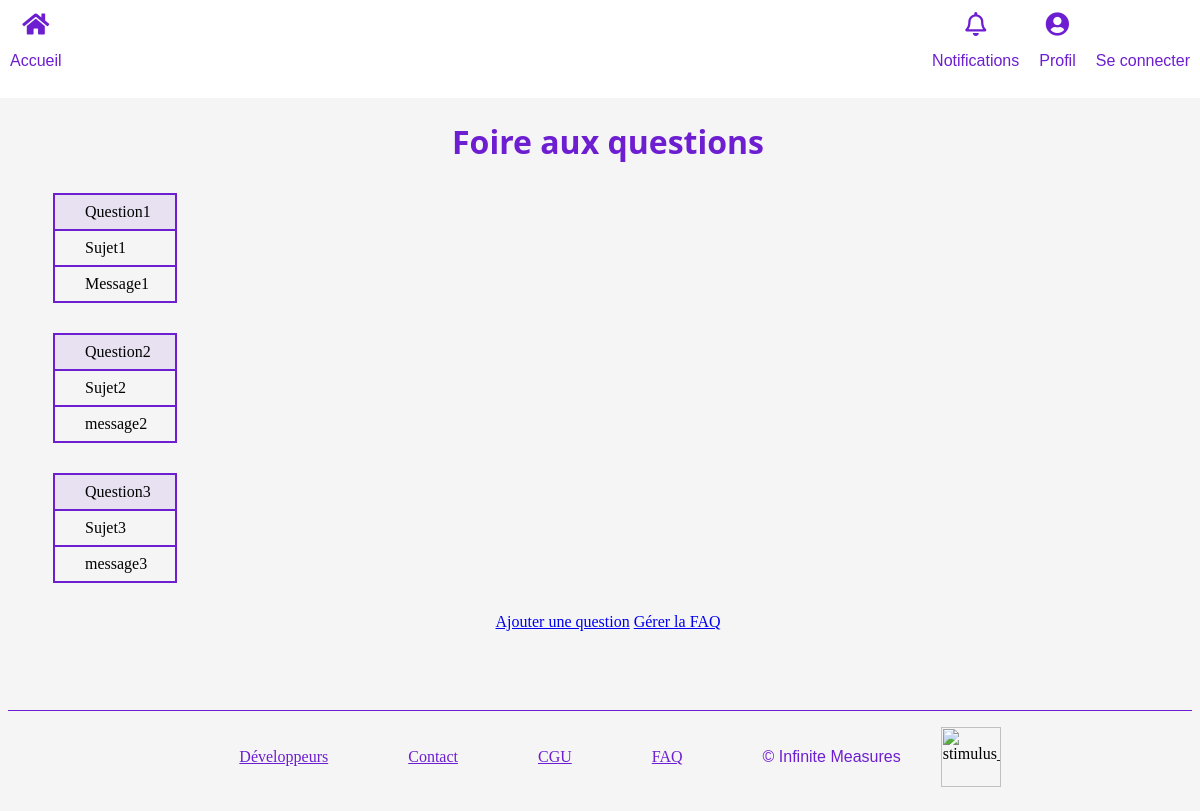
Page /faqs on the earlier database version.
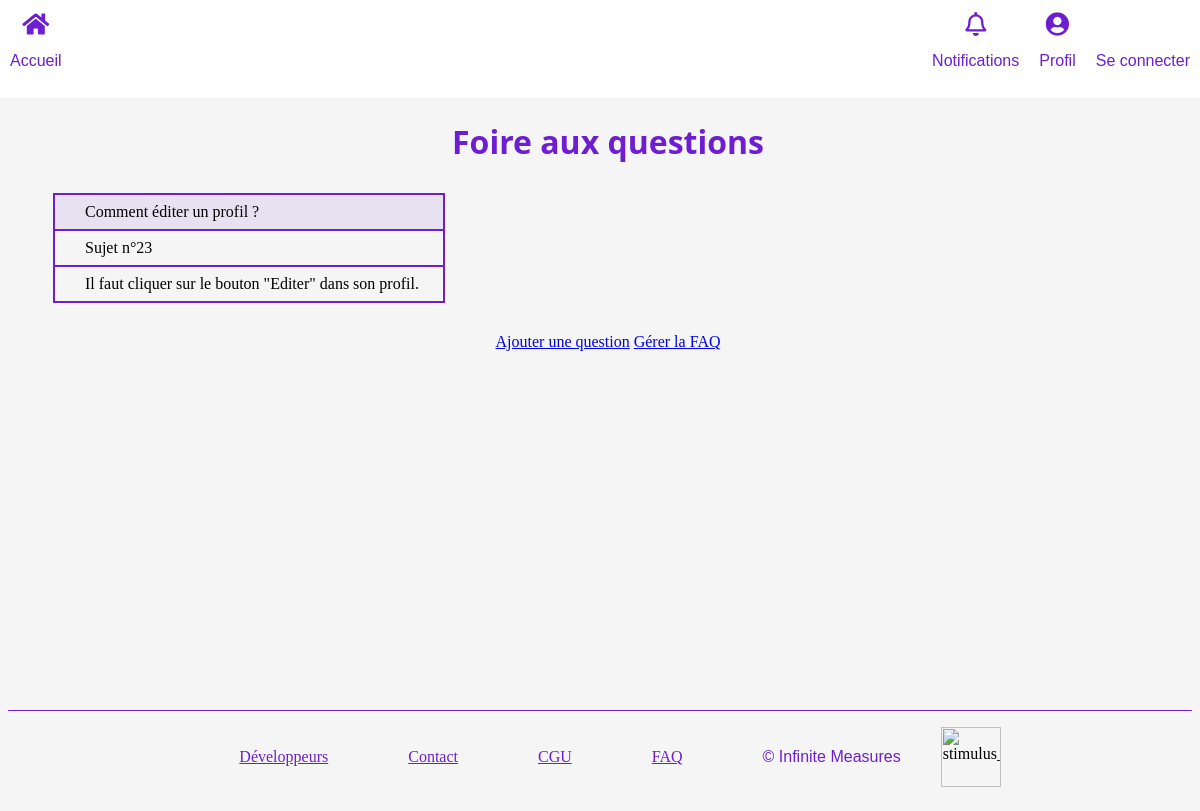
Same page on the later database version.
### tables this page shows
CREATE TABLE `faq_questions` (
  `id` int(11) NOT NULL,
  `supervisor_id` int(11) DEFAULT NULL,
  `title` varchar(255) DEFAULT NULL,
  `answer` varchar(255) DEFAULT NULL,
  `subject` varchar(255) DEFAULT NULL,
  `visible` tinyint(1) NOT NULL DEFAULT '1'
);

### app/controllers/Faqs.php (called while the page is built, shortened)
<?php
class Faqs extends Controller {
    public function __construct() {
        $this->faqModel = $this->model('Faq');
    }
    public function index() {
        $faq_questions=$this->faqModel->QuestionVisible();
        $this->view('faqs/index',$faq_questions);
    }
}
?>

### app/libraries/Core.php (called while the page is built, shortened)
<?php
  class Core {
    protected $currentMethod = 'index';
    public function __construct() {
      $url = $this->getUrl();
      if (file_exists('../app/controllers/' . ucwords($url[0]). '.php')) {
        unset($url[0]);
      }
      $this->currentController = new $this->currentController;
      $this->params = $url ? array_values($url) : [];
      call_user_func_array([$this->currentController, $this->currentMethod], $this->params);
    }
    public function getUrl() {
      if (isset($_GET['url'])) {
        $url = rtrim($_GET['url'], '/');
        $url = filter_var($url, FILTER_SANITIZE_URL);
        $url = explode('/', $url);
        return $url;
      }
    }
  }
?>

### public/index.php (called while the page is built, shortened)
<?php
  $init = new Core;
?>

### app/libraries/Database.php (called while the page is built, shortened)
<?php
  class Database {
    private $host = DB_HOST;
    private $user = DB_USER;
    private $pass = DB_PASS;
    private $dbname = DB_NAME;
    private $dbh;
    private $stmt;
    public function __construct() {
      $dsn = 'mysql:host=' . $this->host . ';dbname=' . $this->dbname;
      $options = array(
        PDO::ATTR_PERSISTENT => true,
        PDO::ATTR_ERRMODE => PDO::ERRMODE_EXCEPTION
      );
      try {
        $this->dbh = new PDO($dsn, $this->user, $this->pass, $options);
      } catch(PDOException $e) {
        $this->error = $e->getMessage();
        echo $this->error;
      }
    }
    public function query($sql) {
      $this->stmt = $this->dbh->prepare($sql);
    }
    public function execute() {
      try{
      return $this->stmt->execute();
      }
      catch (PDOException $e){
        $this->error = $e->getMessage();
        echo $this->error;
      }
    }
    public function resultSet() {
      $this->execute();
      return $this->stmt->fetchAll(PDO::FETCH_OBJ);
    }
  }
?>

### app/models/Faq.php (called while the page is built, shortened)
<?php
class Faq {
    private $db;
    public function __construct() {
        $this->db = new Database;
    }
    public function QuestionVisible() {
        $this->db->query('SELECT * FROM faq_questions WHERE visible=1 ');
        return $faq_invisible=$this->db->resultSet();
    }
}
?>

### app/views/faqs/index.php (the view, shortened to what this page needs)
<?php require APPROOT . '/views/inc/header.php'; ?>
<div class="container">
    <h1>Foire aux questions</h1>
    <?php foreach($data as $faq_question): ?>
            <table>
                <thead>
                     <tr>
                         <td>
                         <?= $faq_question->subject ?>
                         </td>
                     </tr>
                </thead>
            <tbody>
                <tr>
                    <td>
                    <?= $faq_question->title ?>
                    </td>
                </tr>
                <tr>
                    <td class="reponse">
                    <?= $faq_question->answer ?>
                    </td>
                </tr>
            </tbody>
            </table>
    <?php endforeach ; ?>
    <a href="<?php echo URLROOT; ?>faqs/new">Ajouter une question</a>
    <a href="<?php echo URLROOT; ?>faqs/edit">Gérer la FAQ</a>
</div>
<?php require APPROOT . '/views/inc/footer.php'; ?>

Differences in the rows shown:
removed faq_questions: subject "Question2", title "Sujet2", answer "message2"
removed faq_questions: subject "Question3", title "Sujet3", answer "message3"
changed faq_questions: subject "Question1" → "Comment éditer un profil ?"; title "Sujet1" → "Sujet n°23"; answer "Message1" → "Il faut cliquer sur le bouton \"Editer\" dans son profil."
